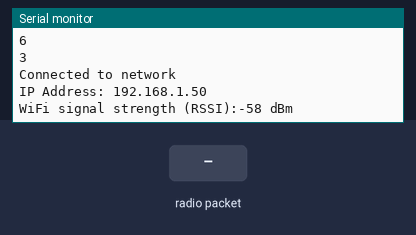
Simulated run of this sketch. Board: ESP32. Shown: the last lines printed to the serial monitor. Inputs (shaded band) come from the test bench. WiFi joins after 1.5 s; servers stay silent unless stated.

Above: at 4.7 s.
4.8 s: radio packet "1" arrives
At 6.0 s:
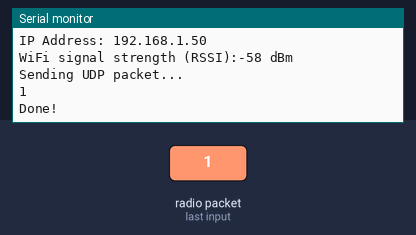
6.3 s: radio packet "0" arrives
At 7.5 s:
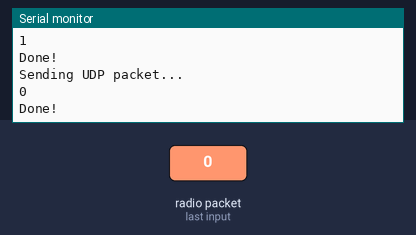
7.8 s: radio packet "2" arrives
At 9.0 s:
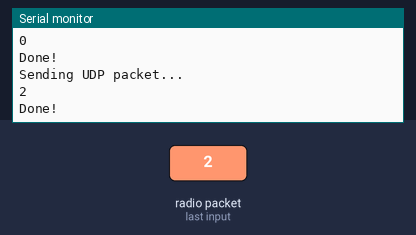
Timing chart, 0 to 10.8 s (numbered marks = the images above; inputs shaded):
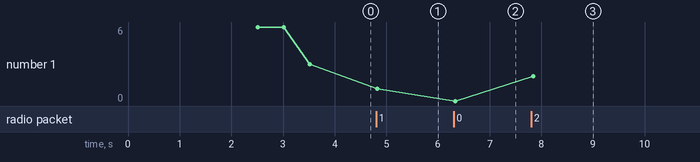

Measured:
- after the input at 4.8 s, the serial monitor: prints a new line at once (image 1)
- after the input at 6.3 s, the serial monitor: prints a new line at once (image 2)
- after the input at 7.8 s, the serial monitor: prints a new line at once (image 3)
- plotted number 1: 3 → 1 after the input at 4.8 s, 1 → 0 after the input at 6.3 s, 0 → 2 after the input at 7.8 s

The sketch:

LoRaReceiver_mqtt_lora.ino
```cpp
#include <SPI.h>
#include <WiFi.h>
#include <WiFiUdp.h>
#include "DHTesp.h"
#include "heltec.h"
#include <Wire.h>


#define BAND 868E6

String rssi = "RSSI --";
String packSize = "--";
String packet ;

char ssid[] = "YOUR_SSID";     //  your network SSID (name)
char pass[] = "YOUR_PASSWORD";    // your network password
int status = WL_IDLE_STATUS;     // the Wifi radio's status

// the IP address of your InfluxDB host
byte host[] = {192, 168, 1, 46};

// the port that the InfluxDB UDP plugin is listening on
int port = 8089;

WiFiUDP udp;

void setup() {


  LoRa.setSpreadingFactor(8);
    // put in standby mode
  LoRa.setSignalBandwidth(125E3);
  LoRa.setCodingRate4(4);
  LoRa.setSyncWord(0x12);   //0x34
  LoRa.setPreambleLength(8);

  delay(2000);

  adcAttachPin(37);
  analogSetClockDiv(255); // 1338mS


  // initialize serial port
  Serial.begin(115200);

  // attempt to connect using WPA2 encryption
  Serial.println("Attempting to connect to WPA network...");
  WiFi.disconnect();
  delay(10);
  status = WiFi.begin(ssid, pass);

  while (WiFi.status() != WL_CONNECTED) {
      delay(500);
      Serial.println(WiFi.status());

  }

  // if the connection succeeded, print network info
  Serial.println("Connected to network");
  // print your WiFi shield's IP address:
  IPAddress ip = WiFi.localIP();

  Serial.print("IP Address: ");
  Serial.println(ip);


  // print the received signal strength:
  long rssi = WiFi.RSSI();
  Serial.print("WiFi signal strength (RSSI):");
  Serial.print(rssi);
  Serial.println(" dBm");
  digitalWrite(21,LOW);

  LoRa.receive();
}

void LoRaData(){
  String line;

  char str_array[packet.length() + 1];
  packet.toCharArray(str_array, packet.length());

  // send the packet
  Serial.println("Sending UDP packet...");
  Serial.println(packet);

  udp.beginPacket(host, port);
  udp.print(packet);
  udp.endPacket();

  digitalWrite(25,LOW);
  Serial.println("Done!");
}

void cbk(int packetSize) {
  packet ="";
  packSize = String(packetSize,DEC);
  for (int i = 0; i < packetSize; i++) { packet += (char) LoRa.read(); }
  rssi = "RSSI " + String(LoRa.packetRssi(), DEC) ;
  LoRaData();
}

void loop() {
  int packetSize = LoRa.parsePacket();
  if (packetSize) { cbk(packetSize);  }
  delay(50);

  if (WiFi.status() != WL_CONNECTED){
    delay(2000);
    setup();
    return;
  }
}
```
